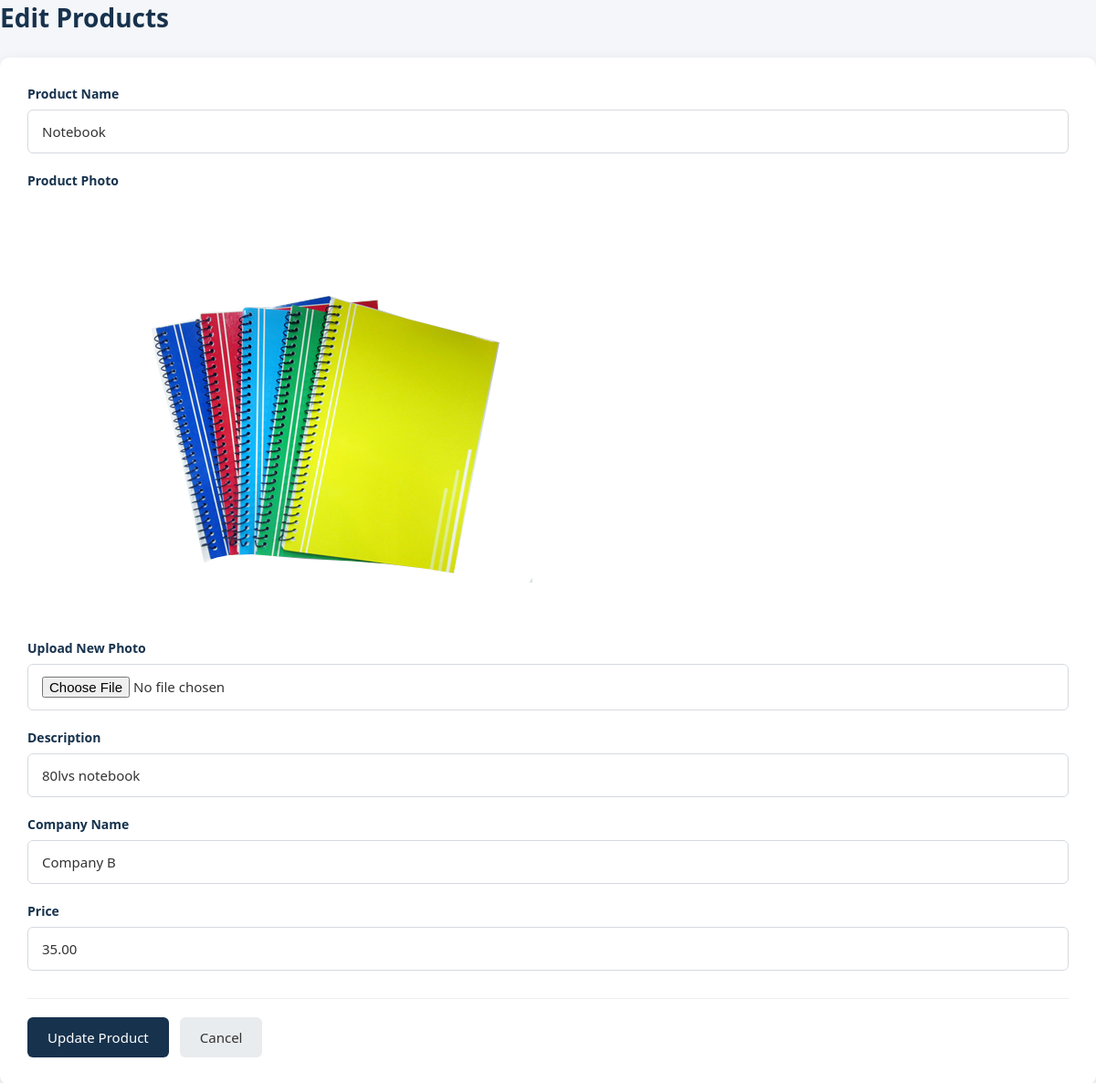
The app's page /owner/products/edit-products.php?product_id=2 with its own data.
### tables this page shows
CREATE TABLE IF NOT EXISTS `products` (
  `product_id` int NOT NULL AUTO_INCREMENT,
  `product_name` varchar(100) DEFAULT NULL,
  `product_photo` varchar(255) DEFAULT NULL,
  `product_description` varchar(100) DEFAULT NULL,
  `company_name` varchar(250) DEFAULT NULL,
  `product_price` decimal(10,2) NOT NULL,
  PRIMARY KEY (`product_id`)
);

### owner/products/edit-products.php (the view, shortened to what this page needs)
<?php
    require_once "../../database/db.php";
    $id = $_GET['product_id'];
    $sql ="SELECT * FROM products WHERE product_id='$id'";
    $result= mysqli_query($conn,$sql);
    $user = mysqli_fetch_assoc($result);
    ?>
    <!DOCTYPE html>
    <html lang="en">
    <head>
        <link rel="stylesheet" href="../../design/add-edit-view-products.css">
    </head>
    <body>
        <div class="page-title">
            <h2>Edit Products</h2>
        </div>
        <div class="form-container">
            <form action="editproducts-process.php" method="POST" enctype="multipart/form-data">
                    <div class="form-group">
                        <label>Product Name</label>
                            <input type="text"
                            name="product_name" value="<?php echo $user['product_name']; ?>"
                            required>
                    </div>
                    <div class="form-group">
                        <label>Product Photo</label>
                         <div class="photo-view">
                            <img src="../../uploads/<?php echo $user['product_photo']; ?>">
                        </div>
                        <label>Upload New Photo</label>
                        <input type="file" name="product_photo">
                    </div>
                    <div class="form-group">
                        <label>Description</label>
                            <input type="text"
                            name="product_description" value= "<?php echo$user['product_description']; ?>"
                            required>
                    </div>
                    <div class="form-group">
                        <label>Company Name</label>
                            <input type="text"
                            name="company_name"
                            value="<?php echo $user['company_name']; ?>"
                            required>
                    </div>
                    <div class="form-group">
                        <label>Price</label>
                        <input type="text"
                        name="product_price"
                        value="<?php echo $user['product_price']; ?>"
                        required>
                    </div>
                    <div class="button-group">
                        <button type="submit" class="update-btn">
                            Update Product
                        </button>
                        <a href="products.php" class= "cancel-btn">
                            Cancel
                        </a>
                    </div>
            </form>
        </div>
    </body>
    </html>

### design/add-edit-view-products.css (style rules this page uses)
* { margin: 0; padding: 0; box-sizing: border-box; font-family: 'Segoe UI', Tahoma, Geneva, Verdana, sans-serif; }
body { background: #f4f6f9; min-height: 100vh; }
.page-title { margin-bottom: 25px; }
.page-title h2 { color: #17324d; font-size: 28px; font-weight: 600; }
.form-container { background: #ffffff; padding: 30px; border-radius: 10px; box-shadow: 0 5px 15px rgba(0, 0, 0, 0.10); }
.form-group, .adding-product, .adding-inventory { margin-bottom: 20px; }
.form-group label, .adding-product label, .adding-inventory label { display: block; margin-bottom: 8px; color: #17324d; font-size: 14px; font-weight: 600; }
.form-group input, .form-group select, .adding-product input, .adding-inventory input { width: 100%; padding: 13px 15px; border: 1px solid #d5d9de; border-radius: 6px; background: #ffffff; color: #333; font-size: 15px; outline: none; transition: 0.3s; }
.form-group input::placeholder, .adding-product input::placeholder, .adding-inventory input::placeholder { color: #999; }
.button, .button-group { display: flex; gap: 12px; margin-top: 30px; padding-top: 20px; border-top: 1px solid #eee; }
.save-btn, .update-btn, .back-btn { background: #17324d; color: #ffffff; border: none; padding: 12px 22px; border-radius: 6px; font-size: 15px; cursor: pointer; text-decoration: none; transition: 0.3s; }
.cancel-btn { background: #e9ecef; color: #333; text-decoration: none; padding: 12px 22px; border-radius: 6px; font-size: 15px; transition: 0.3s; }

### records on screen
products: product_name "Notebook", product_photo (picture), product_description "80lvs notebook", company_name "Company B", product_price "35.00"
